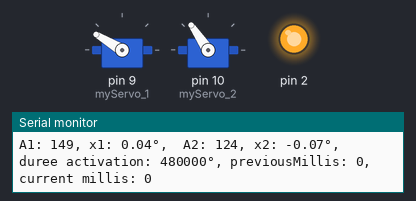
The sketch below on a simulated Arduino Uno, built with avr-gcc and run on an emulated ATmega328P. On the bench: 2 × servo, output pins drawn as LEDs (lit = HIGH), the last lines printed to the serial monitor. Random numbers use the default seed unless the sketch sets one.

Above: at 0.13 s.
At 17.51 s:
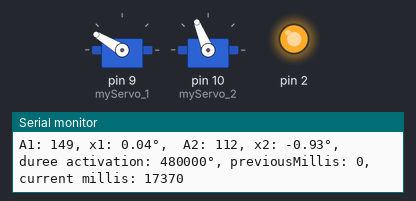
At 28.16 s:
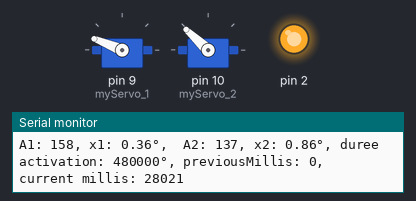
At 39.89 s:
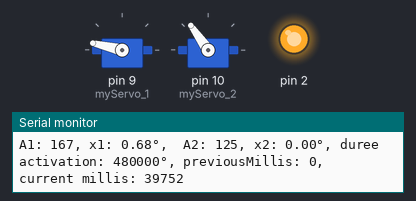
Timing chart, 0 to 40.0 s (numbered marks = the images above):
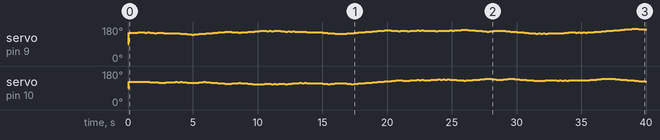

Measured:
- by itself, servo on pin 9 (myServo_1): 90° → 149° at 0.05 s, → 150° 0.18 s later, → 149° 0.18 s later, → 150° 0.18 s later, … (222 changes in this stretch)
- by itself, servo on pin 10 (myServo_2): 90° → 124° at 0.05 s, → 123° 0.18 s later, → 124° 0.18 s later, → 123° 0.18 s later, … (215 changes in this stretch)

The sketch:

test_position_centre.ino
```cpp
#include <Servo.h>
Servo myServo_1;
Servo myServo_2;
int const potPin = A0;

int angle_1, angle_2;
float x1, x2;
int target_1, target_2, delta_1, delta_2;
int dur_slow, dur_fast, dt_fast, dt_slow, dt, mode, count, n_consecutif, n_fast;
int influence;


unsigned long previousMillis = 0;  // Variable pour stocker le temps écoulé depuis le dernier déclenchement
unsigned long intervalActivation = 2400000;  // Intervalle de temps entre chaque activation (40 minutes en millisecondes)
unsigned long dureeActivation = 480000;  // Durée d'activation (10 minutes en millisecondes)


void setup() {
  pinMode(2, OUTPUT);
  digitalWrite(2, HIGH);
  myServo_1.attach(9);
  myServo_2.attach(10);
  Serial.begin(9600);
  delta_1 = 28;
  delta_2 = 14;
  target_1 = 148;
  target_2 = 125;
  angle_1 = target_1;
  angle_2 = target_2;
  count = 0;
  dur_slow = 3000;
  dur_fast = 1000;
  dt_slow = 130;
  dt_fast = 30;
  dt = dt_slow;
  mode = 1;
  n_consecutif = 4;
  influence = 75;
  previousMillis = millis();
}

void loop() {
  unsigned long currentMillis = millis();
  if (currentMillis - previousMillis <= dureeActivation) {
    if ((count * dt_fast > dur_fast && mode == -1) || (count * dt_slow > dur_slow && mode == 1)){
      count = 0;
      mode = mode *-1;
      if (mode==1){
        dt = dt_slow;
      }
      else{
        dt = dt_fast;
        n_fast = 0;
      }

    }
    if (mode==-1 && n_fast < n_consecutif){
        dt = dt_slow;
        n_fast +=1;
      }
    else{
      x1 = proba(float(ecart_no_sat(angle_1-target_1,delta_1,7 ))/7, influence);
      x2 = proba(float(ecart_no_sat(angle_2-target_2,delta_2,4 ))/4, influence);
  // x1 = proba((angle_1-target_1)/delta_1, influence);
  // x2 = proba((angle_2-target_2)/delta_2, influence);
      n_fast = 0;


      }
    count = count + 1;

    angle_1 = angle_1 + x1;
    angle_2 = angle_2 + x2;
    if (angle_1 > target_1+delta_1){
      angle_1 = target_1+delta_1;
    }
    if (angle_2 > target_2+delta_2){
      angle_2 = target_2+delta_2;
    }

    if (angle_1 < target_1-delta_1){
      angle_1 = target_1-delta_1;
    }
    if (angle_2 < target_2-delta_2){
      angle_2 = target_2-delta_2;
    }


    Serial.print("A1: ");
    Serial.print(angle_1);
    Serial.print(", x1: ");
    Serial.print(float (angle_1-target_1)/delta_1);
    Serial.print("°,  A2: ");
    Serial.print(angle_2);
    Serial.print(", x2: ");
    Serial.print(float (angle_2-target_2)/delta_2);
    Serial.print("°, duree activation: ");
    Serial.print(dureeActivation);
    Serial.print("°, previousMillis: ");
    Serial.print(previousMillis);
    Serial.print(", current millis: ");
    Serial.println(currentMillis);
    myServo_1.write(angle_1);
    myServo_2.write(angle_2);
    delay(dt);}
  else{
    Serial.println("BREAK");
    Serial.print("duree activation: ");
    Serial.print(dureeActivation);
    Serial.print("°, previousMillis: ");
    Serial.print(previousMillis);
    Serial.print(", current millis: ");
    Serial.println(currentMillis);
    digitalWrite(2, LOW);
    delay(intervalActivation);
    digitalWrite(2, HIGH);
    previousMillis = millis();
    Serial.println("GOOOOOOO");
  }
}


int proba(float ecart, int influence)
{
  int proba, val;
  int addition = influence * ecart;
  proba = random(-100-addition, 101-addition);
  if (proba > 0){
    val = 1;
  }
  else {
    val = -1;
  }
  return(val);
}


int ecart_no_sat(int ecart,int delta, int seuil){
  int val = 0;
  if (ecart > 0){
    if ((delta - ecart)<seuil){
      val = seuil-(delta- ecart);
  }}
  if (ecart < 0){
    if ((delta + ecart)<seuil){
      val = -(seuil-(delta+ ecart));
  }}
  return(val);
}
```
